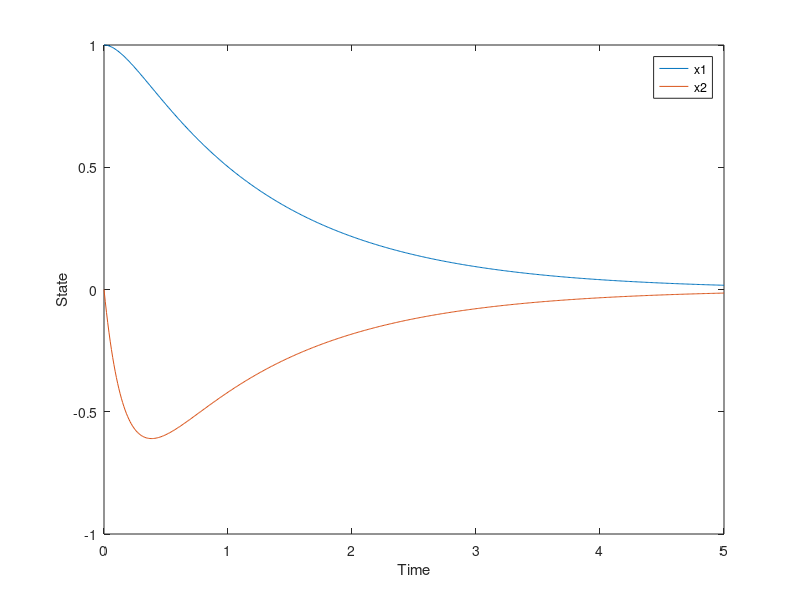

Source code (MATLAB):
% Define the system matrices
A = [0 1; -5 -6];
B = [0; 1];

% Define the weighting matrices
Q = [1 0; 0 1000];
R = 100; % Updated: Use scientific notation for readability

% Calculate the LQR gain matrix
[K, S, E] = lqr(A, B, Q, R);

% Define the initial state
x0 = [1; 0];

% Simulate the closed-loop system
t = 0:0.01:5;  % Time vector
u = -K * x0;   % Control input

% Simulate the system using the state-space representation
sys = ss(A - B * K, B, eye(2), 0);
[y, ~, x] = lsim(sys, zeros(size(t)), t, x0);

% Plot the state response

plot(t, x)
xlabel('Time')
ylabel('State')
legend('x1', 'x2')



Q_str = num2str(Q);
disp(Q_str);